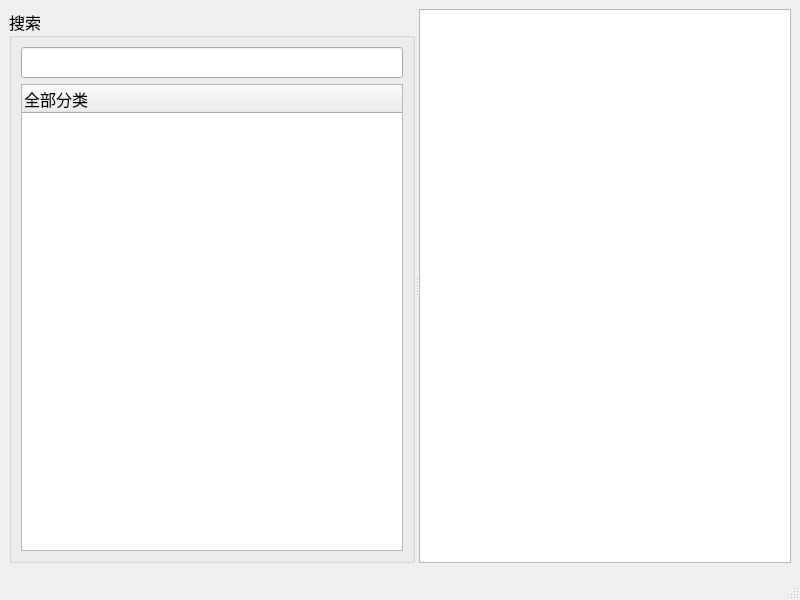
<?xml version="1.0" encoding="UTF-8"?>
<ui version="4.0">
 <class>MainWindow</class>
 <widget class="QMainWindow" name="MainWindow">
  <property name="geometry">
   <rect>
    <x>0</x>
    <y>0</y>
    <width>800</width>
    <height>600</height>
   </rect>
  </property>
  <property name="font">
   <font>
    <family>WenQuanYi Micro Hei</family>
    <pointsize>12</pointsize>
   </font>
  </property>
  <property name="windowTitle">
   <string>MainWindow</string>
  </property>
  <widget class="QWidget" name="centralwidget">
   <layout class="QHBoxLayout" name="horizontalLayout">
    <item>
     <widget class="QSplitter" name="splitter">
      <property name="orientation">
       <enum>Qt::Horizontal</enum>
      </property>
      <widget class="QGroupBox" name="groupBox">
       <property name="title">
        <string>搜索</string>
       </property>
       <layout class="QVBoxLayout" name="verticalLayout">
        <item>
         <widget class="QLineEdit" name="lineEdit"/>
        </item>
        <item>
         <widget class="QTreeWidget" name="treeWidget">
          <column>
           <property name="text">
            <string>全部分类</string>
           </property>
          </column>
         </widget>
        </item>
       </layout>
      </widget>
      <widget class="QTableWidget" name="tableWidget"/>
     </widget>
    </item>
   </layout>
  </widget>
  <widget class="QMenuBar" name="menubar">
   <property name="geometry">
    <rect>
     <x>0</x>
     <y>0</y>
     <width>800</width>
     <height>24</height>
    </rect>
   </property>
  </widget>
  <widget class="QStatusBar" name="statusbar"/>
 </widget>
 <resources/>
 <connections/>
</ui>
